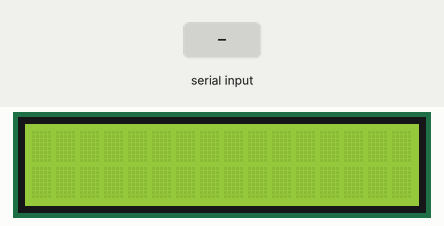
Simulated run of this sketch. Board: Arduino Uno, built with avr-gcc and run on an emulated ATmega328P. On the bench: 16×2 character LCD. The test bench sets the inputs (shaded band). What the sketch prints to the serial monitor is not drawn.

Above: at 1.2 s.
1.3 s: "1\n" received over Serial
At 2.5 s:
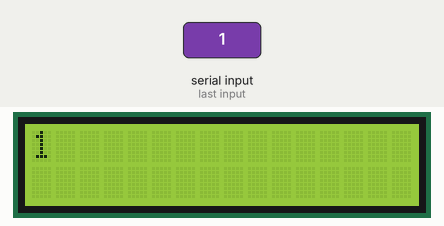
2.8 s: "0\n" received over Serial
At 3.8 s:
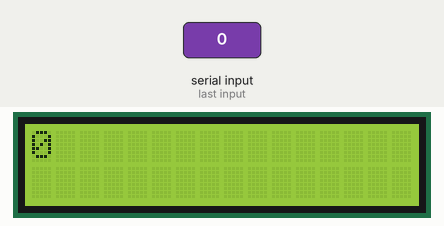
Timing chart, 0 to 5.8 s (numbered marks = the images above; inputs shaded):
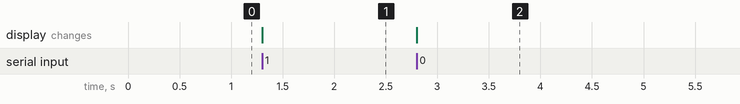

The sketch:

xaviar.ino.ino
```cpp
#include <LiquidCrystal.h>
LiquidCrystal lcd(12, 11, 5, 4, 3, 2);

const unsigned int MAX_MESSAGE_LENGTH = 34;

void setup() {
  // put your setup code here, to run once:
  Serial.begin(9600);
  lcd.begin(16, 2);
}

void loop() {
  while (Serial.available() > 0)
  {
    static char message[MAX_MESSAGE_LENGTH];
    static unsigned int message_pos = 0;

    char inByte = Serial.read();

    if (inByte == ';')
    {
      lcd.clear();
      message[message_pos] = '\0';
      Serial.print(message);
      lcd.print(message);
      lcd.setCursor(0, 1);
      message_pos = 0;
    }
    else if(inByte != '\n')
    {
      message[message_pos] = inByte;
      message_pos++;
    }
    else{
      message[message_pos] = '\0';
      Serial.print(message);
      lcd.print(message);
      lcd.setCursor(0, 0);
      message_pos = 0;
    }
  }
}
```

Measured:
- after the input at 1.3 s, the display: changes at once (image 1)
- after the input at 2.8 s, the display: changes at once (image 2)
